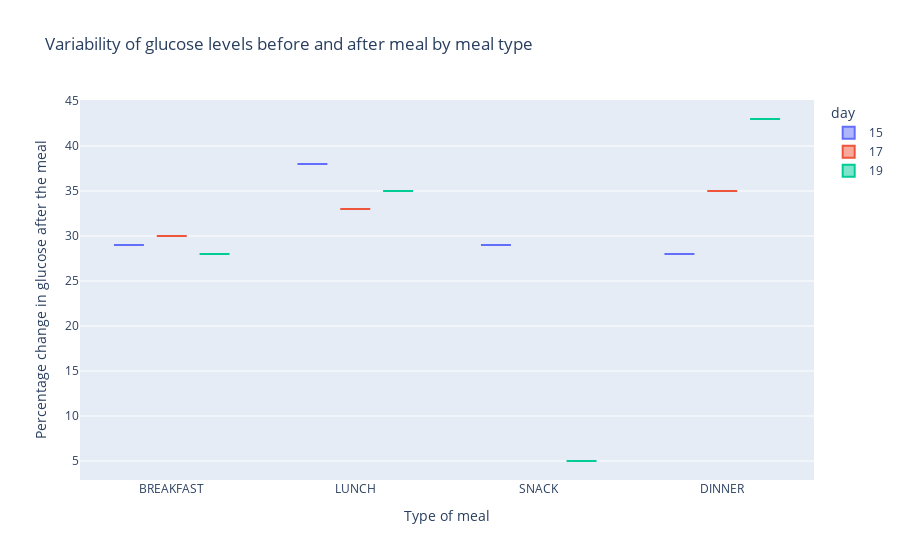

The notebook cell this image was saved under:
### Code cell
df = df_activities_ready[df_activities_ready['user_id']==create_customer('a')]
df['Percentage change in glucose after the meal'] = df['change_aftermeal']
df['Type of meal'] = df['record_type']

fig = px.box(df, x="Type of meal", y="Percentage change in glucose after the meal", color="day",
             title="Variability of glucose levels before and after meal by meal type",
            )
fig.show()

### Figure 1 — Plotly figure (JSON) as saved in the notebook; plotly's stock layout.template omitted (floating-point values rounded to 4 significant figures)
{"data": [{"alignmentgroup": "True", "hovertemplate": "day=15<br>Type of meal=%{x}<br>Percentage change in glucose after the meal=%{y}<extra></extra>", "legendgroup": "15", "marker": {"color": "#636efa"}, "name": "15", "notched": false, "offsetgroup": "15", "orientation": "v", "showlegend": true, "type": "box", "x": ["BREAKFAST", "LUNCH", "SNACK", "DINNER"], "x0": " ", "xaxis": "x", "y": [29, 38, 29, 28], "y0": " ", "yaxis": "y"}, {"alignmentgroup": "True", "hovertemplate": "day=17<br>Type of meal=%{x}<br>Percentage change in glucose after the meal=%{y}<extra></extra>", "legendgroup": "17", "marker": {"color": "#EF553B"}, "name": "17", "notched": false, "offsetgroup": "17", "orientation": "v", "showlegend": true, "type": "box", "x": ["BREAKFAST", "LUNCH", "DINNER"], "x0": " ", "xaxis": "x", "y": [30, 33, 35], "y0": " ", "yaxis": "y"}, {"alignmentgroup": "True", "hovertemplate": "day=19<br>Type of meal=%{x}<br>Percentage change in glucose after the meal=%{y}<extra></extra>", "legendgroup": "19", "marker": {"color": "#00cc96"}, "name": "19", "notched": false, "offsetgroup": "19", "orientation": "v", "showlegend": true, "type": "box", "x": ["BREAKFAST", "LUNCH", "SNACK", "DINNER"], "x0": " ", "xaxis": "x", "y": [28, 35, 5, 43], "y0": " ", "yaxis": "y"}], "layout": {"boxmode": "group", "legend": {"title": {"text": "day"}, "tracegroupgap": 0}, "title": {"text": "Variability of glucose levels before and after meal by meal type"}, "xaxis": {"anchor": "y", "domain": [0, 1], "title": {"text": "Type of meal"}}, "yaxis": {"anchor": "x", "domain": [0, 1], "title": {"text": "Percentage change in glucose after the meal"}}}}
